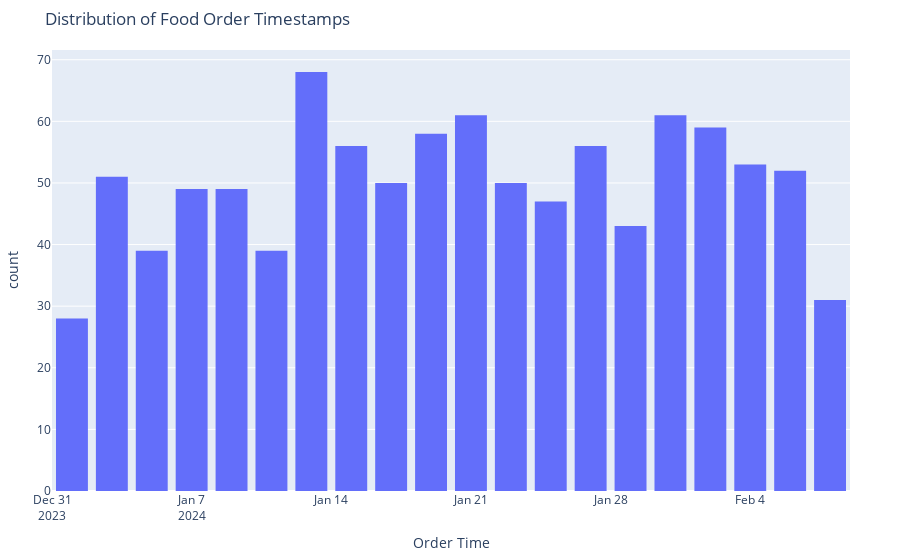

The notebook cell this image was saved under:
### Markdown cell above
### 3.10 -  Visualize of Order Date and Time

### Code cell
%matplotlib inline

fig = px.histogram(
    food, 
    x="Order Date and Time", 
    title="Distribution of Food Order Timestamps",
    labels={
        "Order Date and Time": "Order Time",  
    },
    color_discrete_sequence=px.colors.qualitative.Plotly  
)


fig.update_layout(
    bargap=0.2,  
    margin=dict(l=50, r=50, t=50, b=50)
)

fig.show()

### Figure 1 — Plotly figure (JSON) as saved in the notebook; plotly's stock layout.template omitted (floating-point values rounded to 4 significant figures; data arrays with more than 128 entries replaced by an {"elided": "..."} marker saying what was removed)
{"data": [{"alignmentgroup": "True", "bingroup": "x", "hovertemplate": "Order Time=%{x}<br>count=%{y}<extra></extra>", "legendgroup": "", "marker": {"color": "#636EFA", "pattern": {"shape": ""}}, "name": "", "offsetgroup": "", "orientation": "v", "showlegend": false, "type": "histogram", "x": {"elided": "1000 str values"}, "xaxis": "x", "yaxis": "y"}], "layout": {"bargap": 0.2, "barmode": "relative", "legend": {"tracegroupgap": 0}, "margin": {"b": 50, "l": 50, "r": 50, "t": 50}, "title": {"text": "Distribution of Food Order Timestamps"}, "xaxis": {"anchor": "y", "domain": [0, 1], "title": {"text": "Order Time"}}, "yaxis": {"anchor": "x", "domain": [0, 1], "title": {"text": "count"}}}}
